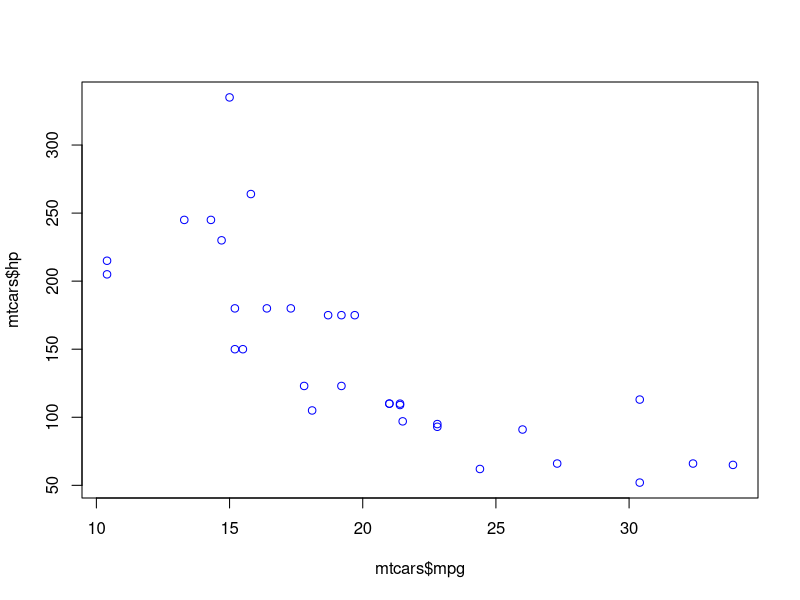
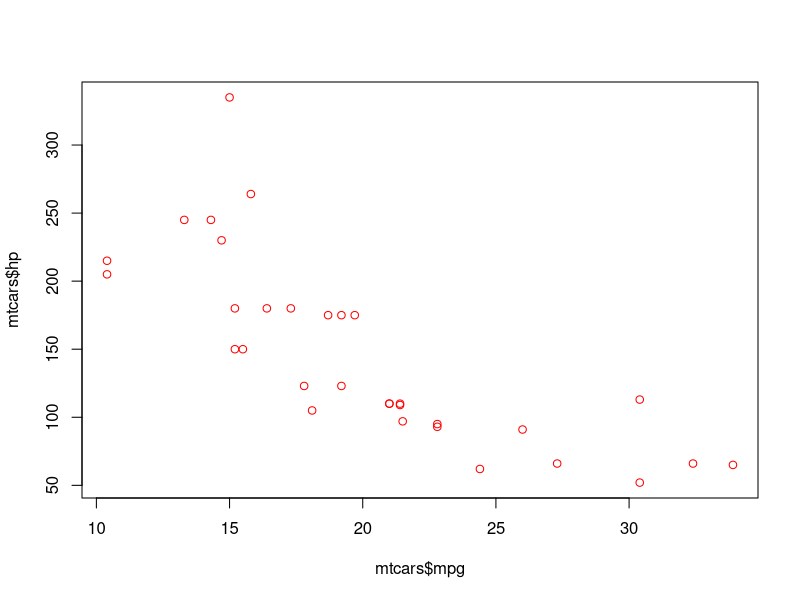
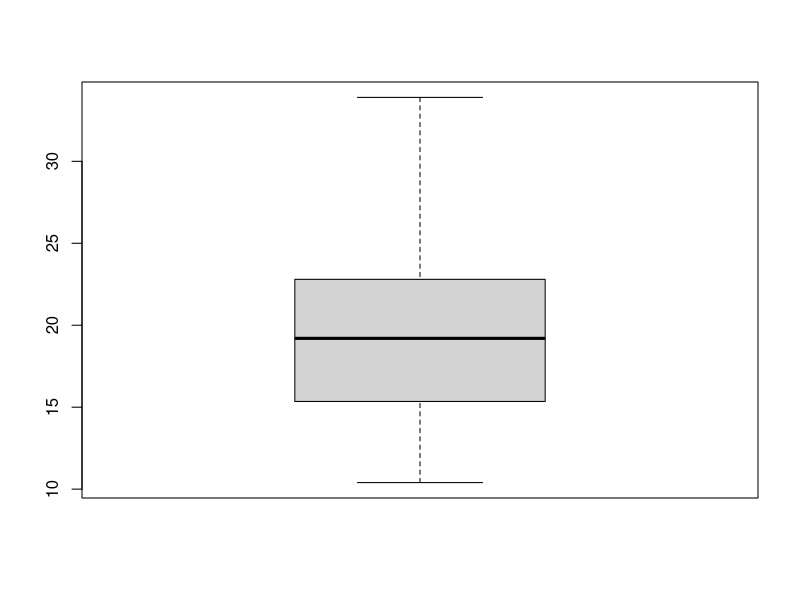

Here is the R script that generated these plots, in order:
summary(mtcars)
mean(mtcars$mpg)
sd(mtcars$mpg)
mean(mtcars$mpg)
plot(mtcars$mpg, mtcars$hp, col="blue")
plot(mtcars$mpg, mtcars$hp, col="red")

boxplot(mtcars$mpg)

#buat branch baru, tulis di terminal :
# git checkout -b nama-branch-baru

#kalo mau ganti ke branch utama :
# git checkout master

#kalo mau ganti ke branch yang baru dibuat tadi:
# git checkout nama-branch-baru

#kalo mau merge, pertama kembali ke 'master', lalu ketik ini di terminal :
# git merge nama-branch-baru
